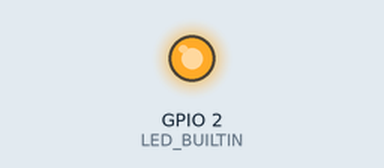
Bench run of a sketch on a simulated ESP8266 (NodeMCU). Parts: output pins drawn as LEDs (lit = HIGH, except the on-board LED, lit = LOW). WiFi joins after 1.5 s; servers stay silent unless stated; the Firebase database answers and starts empty; what the sketch prints to the serial monitor is not drawn.

Above: at 1.65 s.
Timing chart, 0 to 3.3 s (numbered marks = the images above):
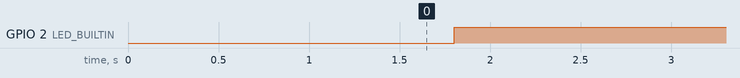

The sketch:

firebase.ino
```cpp
#include <Firebase_ESP_Client.h>
#include <Arduino.h>
#include "ESP8266WiFi.h"


//Provide the token generation process info.
#include "addons/TokenHelper.h"
//Provide the RTDB payload printing info and other helper functions.
#include "addons/RTDBHelper.h"

// WiFi parameters to be configured
const char* ssid = "ssid"; // Write here your router's username
const char* password = "password"; // Write here your router's passward

#define API_KEY "api-key"
#define DATABASE_URL "https://name.firebaseio.com"

#define USER_EMAIL "email" //this email should be the one created in "Authentication"
#define USER_PASSWORD "password" //this password should be the one created in "Authentication"

//Define Firebase Data object
FirebaseData fbdo;

FirebaseAuth auth;
FirebaseConfig config;


unsigned long sendDataPrevMillis = 0;
int intValue;
float floatValue;
bool signupOK = false;


void setup(void)
{
  Serial.begin(115200);
  // Connect to WiFi
  WiFi.begin(ssid, password);

  // while wifi not connected yet, print '.'
  // then after it connected, get out of the loop
  while (WiFi.status() != WL_CONNECTED) {
     delay(300);
     Serial.print(".");
  }
  //print a new line, then print WiFi connected and the IP address
  Serial.println("");
  Serial.println("WiFi connected");
  // Print the IP address
  Serial.println(WiFi.localIP());

  //Firebase initialization
  /* Assign the api key (required) */
  config.api_key = API_KEY;

  /* Assign the RTDB URL (required) */
  config.database_url = DATABASE_URL;

  auth.user.email = USER_EMAIL;
  auth.user.password = USER_PASSWORD;

  /* Sign up */
  if (Firebase.signUp(&config, &auth, "", "")) {
    Serial.println("ok");
    signupOK = true;
  }
  else {
    Serial.printf("%s\n", config.signer.signupError.message.c_str());
  }

  /* Assign the callback function for the long running token generation task */
  config.token_status_callback = tokenStatusCallback; //see addons/TokenHelper.h

  Firebase.begin(&config, &auth);
  Firebase.reconnectWiFi(true);

  if(Firebase.ready()){
    Serial.println("Ready Firebase");
  }
  else{
    Serial.println("Error");
  }

  pinMode(LED_BUILTIN, OUTPUT);
}
void loop() {

  if (Firebase.ready()){
    int iVal = 0;
    Serial.printf("Get int ref... %s\n", Firebase.RTDB.getInt(&fbdo, F("/devices/light1"), &iVal) ? String(iVal).c_str() : fbdo.errorReason().c_str());
    int light = 0;
    Firebase.RTDB.getInt(&fbdo, F("/devices/light1"), &light);
    Serial.println("Light: ");
    Serial.print(light);

    if(light == 1){
      digitalWrite(LED_BUILTIN, LOW);
    }else{
      digitalWrite(LED_BUILTIN, HIGH);
    }
  }
}
```

Measured:
- by itself, GPIO 2 (LED_BUILTIN): LOW → HIGH at 1.8 s
